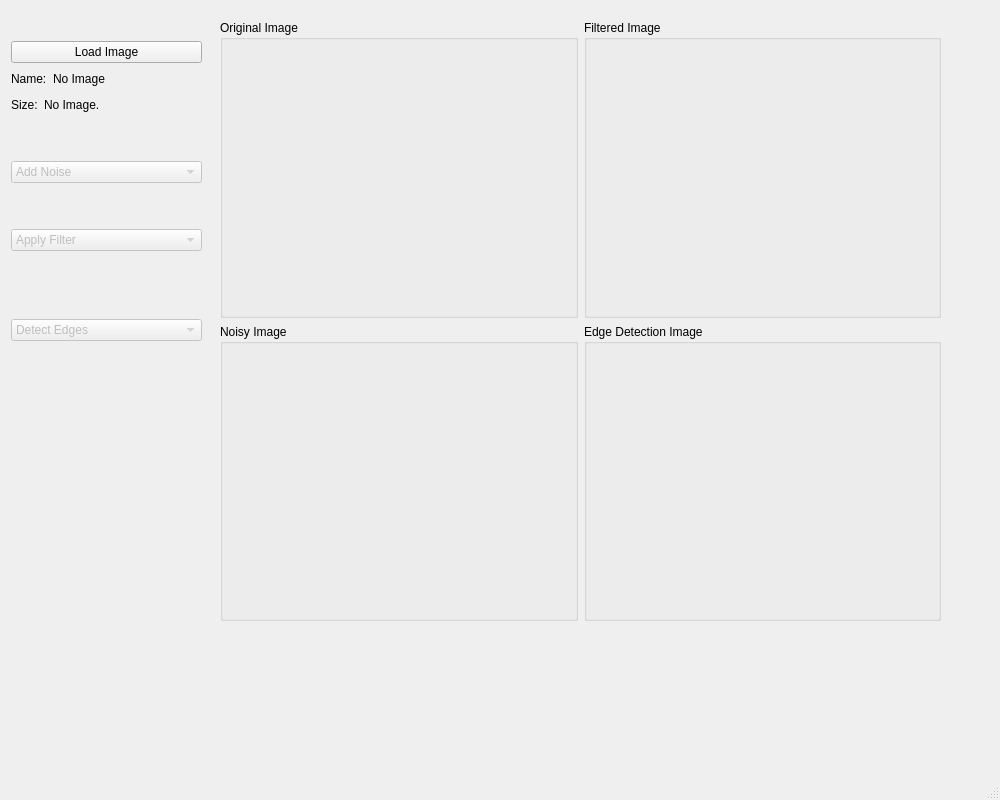
<?xml version="1.0" encoding="UTF-8"?>
<ui version="4.0">
 <class>MainWindow</class>
 <widget class="QMainWindow" name="MainWindow">
  <property name="geometry">
   <rect>
    <x>0</x>
    <y>0</y>
    <width>1000</width>
    <height>800</height>
   </rect>
  </property>
  <property name="windowTitle">
   <string>MainWindow</string>
  </property>
  <widget class="QWidget" name="centralwidget">
   <widget class="QWidget" name="">
    <property name="geometry">
     <rect>
      <x>11</x>
      <y>41</y>
      <width>191</width>
      <height>361</height>
     </rect>
    </property>
    <layout class="QVBoxLayout" name="verticalLayout">
     <item>
      <widget class="QPushButton" name="btn_load">
       <property name="text">
        <string>Load Image</string>
       </property>
      </widget>
     </item>
     <item>
      <layout class="QHBoxLayout" name="horizontalLayout">
       <item>
        <widget class="QLabel" name="label">
         <property name="text">
          <string>Name:</string>
         </property>
        </widget>
       </item>
       <item>
        <widget class="QLabel" name="label_imgName">
         <property name="text">
          <string>No Image</string>
         </property>
        </widget>
       </item>
       <item>
        <spacer name="horizontalSpacer">
         <property name="orientation">
          <enum>Qt::Horizontal</enum>
         </property>
         <property name="sizeHint" stdset="0">
          <size>
           <width>40</width>
           <height>20</height>
          </size>
         </property>
        </spacer>
       </item>
      </layout>
     </item>
     <item>
      <layout class="QHBoxLayout" name="horizontalLayout_2">
       <item>
        <widget class="QLabel" name="label_2">
         <property name="text">
          <string>Size:</string>
         </property>
        </widget>
       </item>
       <item>
        <widget class="QLabel" name="label_imgSize">
         <property name="text">
          <string>No Image.</string>
         </property>
        </widget>
       </item>
       <item>
        <spacer name="horizontalSpacer_2">
         <property name="orientation">
          <enum>Qt::Horizontal</enum>
         </property>
         <property name="sizeHint" stdset="0">
          <size>
           <width>40</width>
           <height>20</height>
          </size>
         </property>
        </spacer>
       </item>
      </layout>
     </item>
     <item>
      <spacer name="verticalSpacer">
       <property name="orientation">
        <enum>Qt::Vertical</enum>
       </property>
       <property name="sizeType">
        <enum>QSizePolicy::Preferred</enum>
       </property>
       <property name="sizeHint" stdset="0">
        <size>
         <width>20</width>
         <height>40</height>
        </size>
       </property>
      </spacer>
     </item>
     <item>
      <widget class="QComboBox" name="combo_noise">
       <property name="enabled">
        <bool>false</bool>
       </property>
       <item>
        <property name="text">
         <string>Add Noise</string>
        </property>
       </item>
       <item>
        <property name="text">
         <string>Uniform Noise</string>
        </property>
       </item>
       <item>
        <property name="text">
         <string>Gaussian Noise</string>
        </property>
       </item>
       <item>
        <property name="text">
         <string>Salt &amp; Pepper Noise</string>
        </property>
       </item>
      </widget>
     </item>
     <item>
      <spacer name="verticalSpacer_2">
       <property name="orientation">
        <enum>Qt::Vertical</enum>
       </property>
       <property name="sizeType">
        <enum>QSizePolicy::Preferred</enum>
       </property>
       <property name="sizeHint" stdset="0">
        <size>
         <width>20</width>
         <height>40</height>
        </size>
       </property>
      </spacer>
     </item>
     <item>
      <widget class="QComboBox" name="combo_filter">
       <property name="enabled">
        <bool>false</bool>
       </property>
       <item>
        <property name="text">
         <string>Apply Filter</string>
        </property>
       </item>
       <item>
        <property name="text">
         <string>Average Filter</string>
        </property>
       </item>
       <item>
        <property name="text">
         <string>Gaussian Filter</string>
        </property>
       </item>
       <item>
        <property name="text">
         <string>Median Filter</string>
        </property>
       </item>
      </widget>
     </item>
     <item>
      <spacer name="verticalSpacer_4">
       <property name="orientation">
        <enum>Qt::Vertical</enum>
       </property>
       <property name="sizeHint" stdset="0">
        <size>
         <width>20</width>
         <height>40</height>
        </size>
       </property>
      </spacer>
     </item>
     <item>
      <widget class="QComboBox" name="combo_edges">
       <property name="enabled">
        <bool>false</bool>
       </property>
       <property name="currentText">
        <string>Detect Edges</string>
       </property>
       <item>
        <property name="text">
         <string>Detect Edges</string>
        </property>
       </item>
       <item>
        <property name="text">
         <string>Sobel Mask</string>
        </property>
       </item>
       <item>
        <property name="text">
         <string>Roberts Mask</string>
        </property>
       </item>
       <item>
        <property name="text">
         <string>Prewitt Mask</string>
        </property>
       </item>
       <item>
        <property name="text">
         <string>Canny Mask</string>
        </property>
       </item>
      </widget>
     </item>
     <item>
      <spacer name="verticalSpacer_3">
       <property name="orientation">
        <enum>Qt::Vertical</enum>
       </property>
       <property name="sizeHint" stdset="0">
        <size>
         <width>20</width>
         <height>40</height>
        </size>
       </property>
      </spacer>
     </item>
    </layout>
   </widget>
   <widget class="QWidget" name="layoutWidget">
    <property name="geometry">
     <rect>
      <x>220</x>
      <y>20</y>
      <width>721</width>
      <height>601</height>
     </rect>
    </property>
    <layout class="QGridLayout" name="gridLayout_4">
     <item row="0" column="1">
      <widget class="QGroupBox" name="groupBox_3">
       <property name="title">
        <string>Filtered Image</string>
       </property>
       <layout class="QGridLayout" name="gridLayout_3">
        <item row="0" column="0">
         <widget class="ImageView" name="img1_filtered" native="true"/>
        </item>
       </layout>
      </widget>
     </item>
     <item row="0" column="0">
      <widget class="QGroupBox" name="groupBox">
       <property name="title">
        <string>Original Image</string>
       </property>
       <layout class="QGridLayout" name="gridLayout">
        <item row="0" column="0">
         <widget class="ImageView" name="img1_original" native="true"/>
        </item>
       </layout>
      </widget>
     </item>
     <item row="1" column="0">
      <widget class="QGroupBox" name="groupBox_2">
       <property name="title">
        <string>Noisy Image</string>
       </property>
       <layout class="QGridLayout" name="gridLayout_2">
        <item row="0" column="0">
         <widget class="ImageView" name="img1_noisy" native="true"/>
        </item>
       </layout>
      </widget>
     </item>
     <item row="1" column="1">
      <widget class="QGroupBox" name="groupBox_4">
       <property name="title">
        <string>Edge Detection Image</string>
       </property>
       <layout class="QGridLayout" name="gridLayout_5">
        <item row="0" column="0">
         <widget class="ImageView" name="img1_edged" native="true"/>
        </item>
       </layout>
      </widget>
     </item>
    </layout>
   </widget>
  </widget>
  <widget class="QMenuBar" name="menubar">
   <property name="geometry">
    <rect>
     <x>0</x>
     <y>0</y>
     <width>1000</width>
     <height>26</height>
    </rect>
   </property>
  </widget>
  <widget class="QStatusBar" name="statusbar"/>
 </widget>
 <customwidgets>
  <customwidget>
   <class>ImageView</class>
   <extends>QWidget</extends>
   <header>pyqtgraph.h</header>
   <container>1</container>
  </customwidget>
 </customwidgets>
 <resources/>
 <connections/>
</ui>
